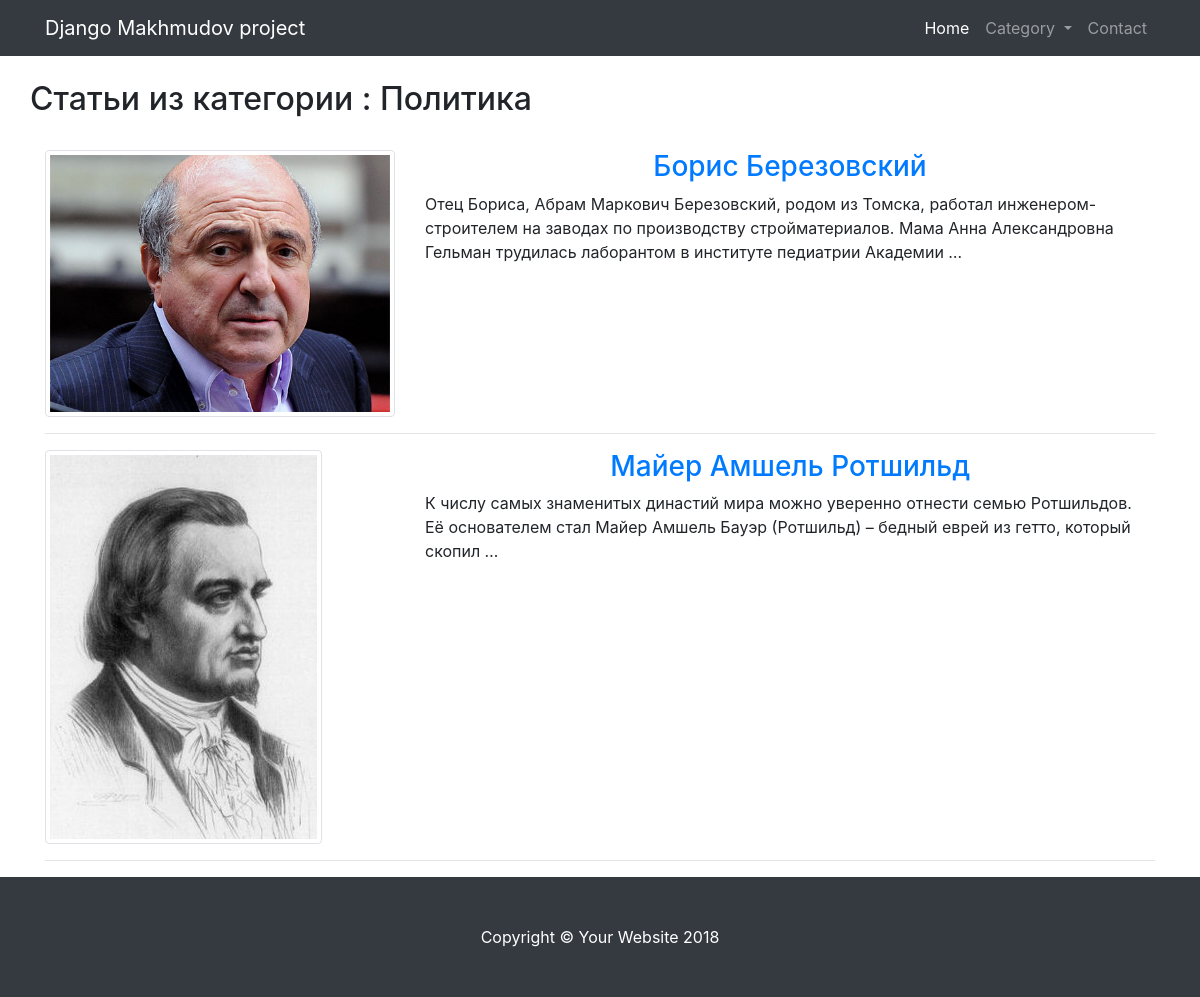
Page /category/policy/ on the committed database.
### mediaportalapp/models.py (models this page shows, shortened)
class Category(models.Model):
	name = models.CharField(max_length=100)
	slug = models.SlugField()
	def get_absolute_url(self):
		return reverse('category_detail_mediaportalapp', kwargs={'slug': self.slug})
	def __str__(self):
		return str(self.name)

class Article(models.Model):
	category = models.ForeignKey(Category)
	title = models.CharField(max_length=150)
	slug = models.SlugField()
	image = models.ImageField(upload_to=generate_filename)
	content = models.TextField()
	likes = models.PositiveIntegerField(default=0)
	dislikes = models.PositiveIntegerField(default=0)
	comments = GenericRelation('comments')
	user_reaction = models.ManyToManyField(settings.AUTH_USER_MODEL, blank=True)
	objects = models.Manager()

### mediaportalapp/views.py (the view)
# urls.py: url(r'category/(?P<slug>[-\w]+)/', CategoryDetailView.as_view(), name='category_detail_mediaportalapp'),
class CategoryDetailView(DetailView, CategoryAndArticlesListMixin):
	model = Category
	template_name = 'mediaportalapp/category_detail.html'
	def get_context_data(self, *args, **kwargs):
		context = super().get_context_data(*args, **kwargs)
		context['category'] = self.get_object()
		context['articles_from_category'] = self.get_object().article_set.all()
		return context

### mediaportalapp/mixins.py (called while the page is built)
    def get_context_data(self, *args, **kwargs):
        context = {}
        context['categories'] = Category.objects.all()
        context['tabs_articles'] = Article.objects.all()
        return context

### mediaportalapp/templates/mediaportalapp/category_detail.html (shortened to what this page needs)
{% extends 'mediaportalapp/index.html' %}
{% block content %}
<div class="container">
    <br>
    <div class="row">
        <h2>Статьи из категории : {{ category.name }}</h2>
    </div>
    <br>
    {% for article in articles_from_category %}
    <div class="row">
        <div class="col-sm-4">
            <img src="{{ article.image.url }}" class="img-thumbnail">
        </div>
        <div class="col-sm-8">
            <a href="{% url 'article_detail_mediaportalapp' slug=article.slug category=category.slug%}"><h3 class="text-center">{{ article.title }}</h3></a>
            <p>
                {{ article.content |truncatewords:25 }}
            </p>
        </div>
    </div>
    <hr>
    {% endfor %}
</div>
{% endblock %}

### static_in_dev/css/4-col-portfolio.css (style rules this page uses)
body { padding-top: 54px; }
@media (min-width: 992px) { body { padding-top: 56px; } }

### rows in the picture
Category: name "Политика"
Article: image (picture), title "Борис Березовский", content "Отец Бориса, Абрам Маркович Березовский, родом из Томска, работал инженером-строителем на заводах по производству стройматериалов. Мама Анна Александровна Гельман трудилась лаборантом в институте педиатрии Академии …"
Article: image (picture), title "Майер Амшель Ротшильд", content "К числу самых знаменитых династий мира можно уверенно отнести семью Ротшильдов. Её основателем стал Майер Амшель Бауэр (Ротшильд) – бедный еврей из гетто, который скопил …"
